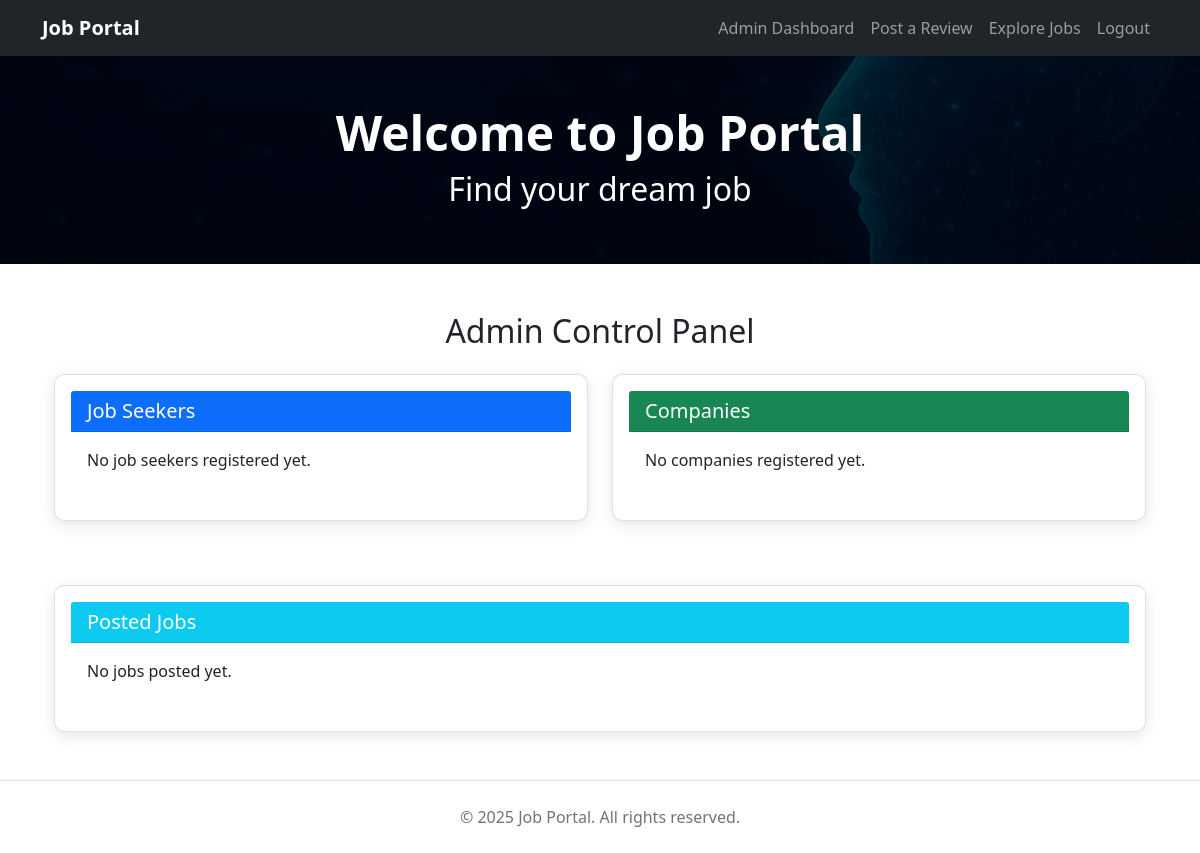
The app's page /admin/dashboard (signed in), older data.
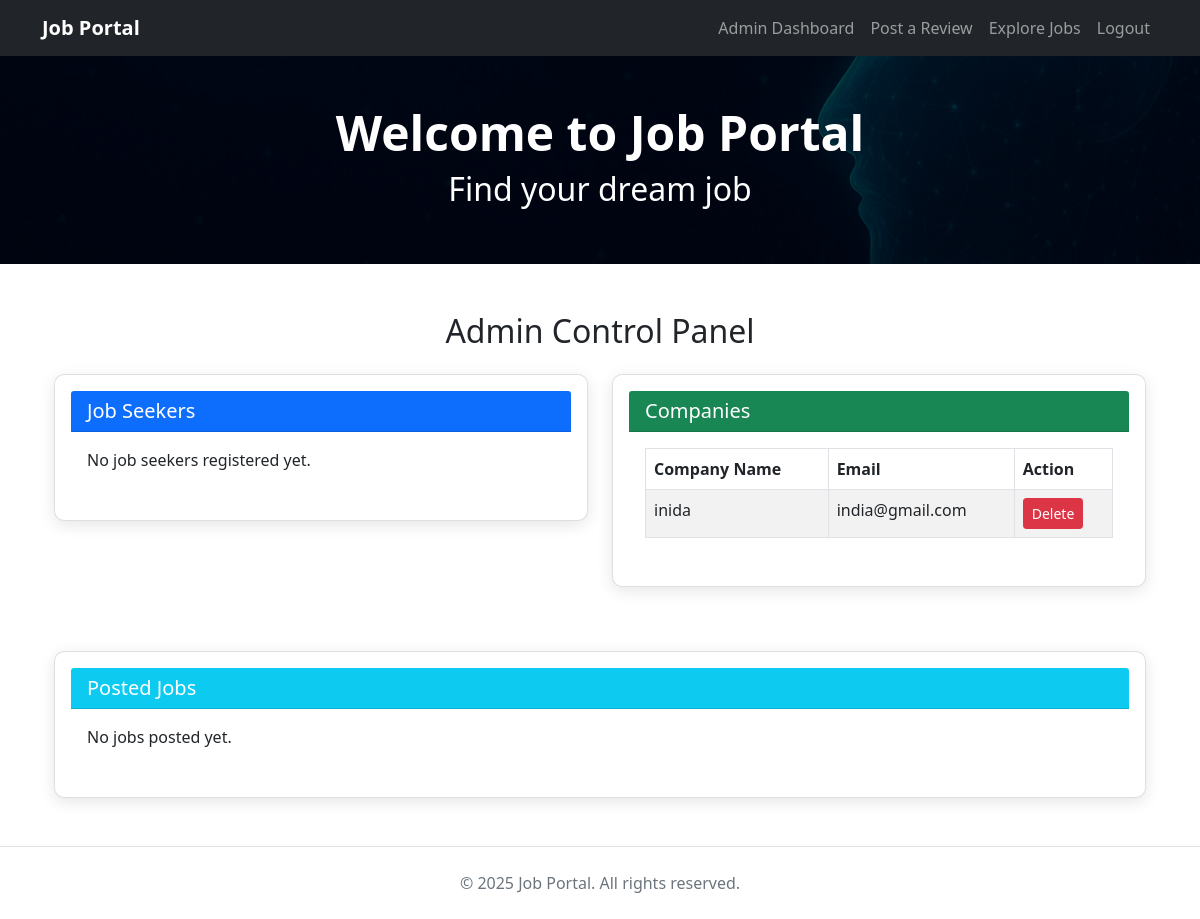
The same page, newer data.
### app/models.py (models this page shows, shortened)
class User(db.Model, UserMixin):
    id = db.Column(db.Integer, primary_key=True)
    username = db.Column(db.String(20), unique=True, nullable=False)
    usertype = db.Column(db.String(20), nullable=False)
    email = db.Column(db.String(120), unique=True, nullable=False)
    password = db.Column(db.String(60), nullable=False)
    posted_jobs = db.relationship('Jobs', backref='company', lazy=True, cascade="all, delete")  # ← updated
    applications = db.relationship('Application', backref='application_submiter', lazy=True, cascade="all, delete")
    is_admin = db.Column(db.Boolean, default=False)

### app/routes.py (the view)
@app.route('/admin/dashboard')
@login_required
def admin_dashboard():
    if not current_user.is_admin:
        flash('Access Denied!', 'danger')
        return redirect(url_for('login'))
    job_seekers = User.query.filter_by(usertype='Job Seeker').all()
    companies = User.query.filter_by(usertype='Company').all()
    jobs = Jobs.query.all()
    return render_template(
        'admin_dashboard.html',
        job_seekers=job_seekers,
        companies=companies,
        jobs=jobs
    )

### app/models.py (called while the page is built)
@login_manager.user_loader
def load_user(user_id):
    return User.query.get(int(user_id))

### app/templates/admin_dashboard.html
{% extends "layout.html" %}
{% block content %}
<div class="container">
  <h2 class="text-center mb-4">Admin Control Panel</h2>
  <div class="row mb-5">
    <div class="col-md-6">
      <div class="card shadow p-3 mb-3">
        <div class="card-header bg-primary text-white">
          <h5 class="mb-0">Job Seekers</h5>
        </div>
        <div class="card-body">
          {% if job_seekers %}
            <table class="table table-bordered table-striped">
              <thead>
                <tr>
                  <th>Username</th>
                  <th>Email</th>
                  <th>Action</th>
                </tr>
              </thead>
              <tbody>
                {% for user in job_seekers %}
                <tr>
                  <td>{{ user.username }}</td>
                  <td>{{ user.email }}</td>
                  <td>
                    <form method="POST" action="{{ url_for('delete_user', user_id=user.id) }}">
                      <button type="submit" class="btn btn-danger btn-sm">Delete</button>
                    </form>
                  </td>
                </tr>
                {% endfor %}
              </tbody>
            </table>
          {% else %}
            <p>No job seekers registered yet.</p>
          {% endif %}
        </div>
      </div>
    </div>
    <div class="col-md-6">
      <div class="card shadow p-3 mb-3">
        <div class="card-header bg-success text-white">
          <h5 class="mb-0">Companies</h5>
        </div>
        <div class="card-body">
          {% if companies %}
            <table class="table table-bordered table-striped">
              <thead>
                <tr>
                  <th>Company Name</th>
                  <th>Email</th>
                  <th>Action</th>
                </tr>
              </thead>
              <tbody>
                {% for company in companies %}
                <tr>
                  <td>{{ company.username }}</td>
                  <td>{{ company.email }}</td>
                  <td>
                    <form method="POST" action="{{ url_for('delete_user', user_id=company.id) }}">
                      <button type="submit" class="btn btn-danger btn-sm">Delete</button>
                    </form>
                  </td>
                </tr>
                {% endfor %}
              </tbody>
            </table>
          {% else %}
            <p>No companies registered yet.</p>
          {% endif %}
        </div>
      </div>
    </div>
  </div>
  <div class="card shadow p-3 mb-5">
    <div class="card-header bg-info text-white">
      <h5 class="mb-0">Posted Jobs</h5>
    </div>
    <div class="card-body">
      {% if jobs %}
        <table class="table table-bordered table-striped">
          <thead>
            <tr>
              <th>Job Title</th>
              <th>Industry</th>
              <th>Description</th>
              <th>Posted By</th>
              <th>Action</th>
            </tr>
          </thead>
          <tbody>
            {% for job in jobs %}
            <tr>
              <td>{{ job.title }}</td>
              <td>{{ job.industry }}</td>
              <td>{{ job.description }}</td>
              <td>{{ job.company.username }}</td>
              <td>
                <form method="POST" action="{{ url_for('delete_job', job_id=job.id) }}">
                  <button type="submit" class="btn btn-danger btn-sm">Delete</button>
                </form>
              </td>
            </tr>
            {% endfor %}
          </tbody>
        </table>
      {% else %}
        <p>No jobs posted yet.</p>
      {% endif %}
    </div>
  </div>
</div>
{% endblock %}

### app/templates/layout.html (shortened to what this page needs)
<!doctype html>
<html lang="en">
  <head>
    <link href="https://cdn.jsdelivr.net/npm/bootstrap@5.1.0/dist/css/bootstrap.min.css" rel="stylesheet">
    <link rel="stylesheet" href="https://stackpath.bootstrapcdn.com/font-awesome/4.7.0/css/font-awesome.min.css">
    <link rel="stylesheet" href="{{ url_for('static', filename='css/style.css') }}">
  </head>
  <body>
  <header>
    <nav class="navbar navbar-expand-lg navbar-dark bg-dark">
      <div class="container">
        <a class="navbar-brand fw-bold" href="{{ url_for('show_jobs') }}">Job Portal</a>
        <div class="collapse navbar-collapse justify-content-end" id="navbarNav">
          <ul class="navbar-nav mb-2 mb-lg-0">
            {% if current_user.is_authenticated %}
              {% if current_user.email == 'admin@admin.com' or current_user.is_admin %}
                <li class="nav-item">
                  <a class="nav-link" href="{{ url_for('admin_dashboard') }}">Admin Dashboard</a>
                </li>
              {% endif %}
              <li class="nav-item">
                <a class="nav-link" href="{{ url_for('review') }}">Post a Review</a>
              </li>
              <li class="nav-item">
                <a class="nav-link" href="{{ url_for('show_jobs') }}">Explore Jobs</a>
              </li>
              <li class="nav-item">
                <a class="nav-link" href="{{ url_for('logout') }}">Logout</a>
              </li>
            {% endif %}
          </ul>
        </div>
      </div>
    </nav>
  </header>
  <section class="py-5 text-center hero-banner text-white">
    <div class="container">
      <h1 class="display-5 fw-bold">Welcome to Job Portal</h1>
      <h2>Find your dream job</h2>
    </div>
  </section>
  <main class="container my-5">
    {% block content %}{% endblock %}
  </main>
  <footer class="text-center py-4 text-muted border-top">
    &copy; {{ current_year | default(2025) }} Job Portal. All rights reserved.
  </footer>
  </body>
</html>

### app/static/css/style.css (style rules this page uses)
body { background-image: url("../images/global-bg.jpg"); background-size: cover; background-repeat: no-repeat; background-attachment: fixed; background-position: center center; }
.hero-banner, .login-banner, .register-banner, .postcv-banner, .postjob-banner, .review-banner, .jobs-banner, .apps-banner, .admin-banner { background-size: cover; background-position: center; background-repeat: no-repeat; color: white; padding: 60px 20px; position: relative; }
.hero-banner { background-image: url("../images/hero.jpg"); }
.hero-banner::before, .login-banner::before, .register-banner::before, .postcv-banner::before, .postjob-banner::before, .review-banner::before, .jobs-banner::before, .apps-banner::before, .admin-banner::before { content: ""; position: absolute; top: 0; left: 0; width: 100%; height: 100%; background: rgba(0, 0, 0, 0.5); z-index: 0; }
.hero-banner > .container, .login-banner > .container, .register-banner > .container, .postcv-banner > .container, .postjob-banner > .container, .review-banner > .container, .jobs-banner > .container, .apps-banner > .container, .admin-banner > .container { position: relative; z-index: 1; }
.card { border-radius: 10px; overflow: hidden; }
.card-body { display: flex; flex-direction: column; }
.mb-4 { margin-bottom: 1.5rem !important; }
.shadow { box-shadow: 0 4px 16px rgba(0,0,0,0.1) !important; }

Row changes from the older to the newer data that the page shows:
added User: username "inida", email "india@gmail.com"
Text that changed along with them:
text no longer shown: "No companies registered yet."
text now shown: "Company Name Email Action"
